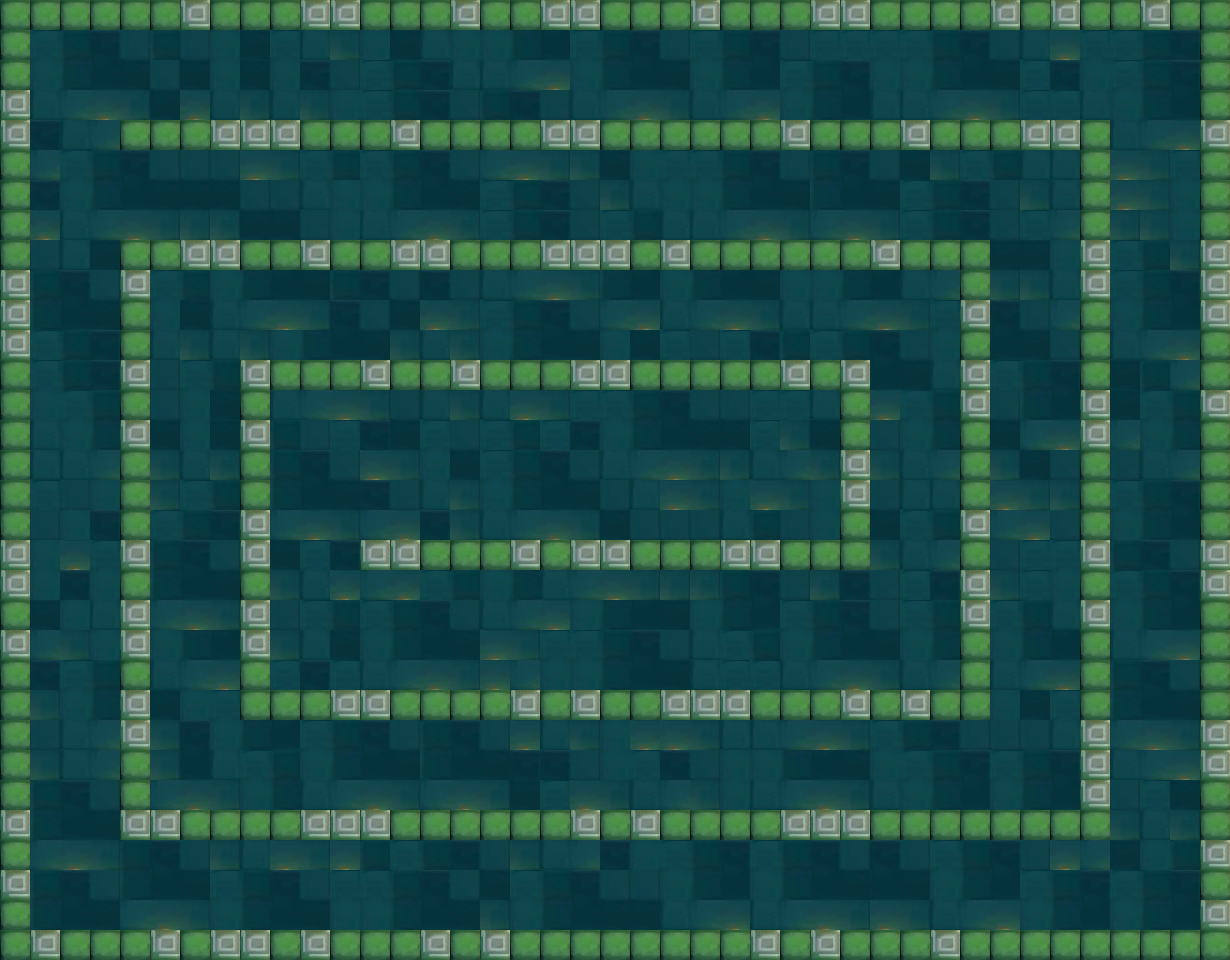

A 2D game scene composited from a Tiled map and its tileset images. What follows is a short description and the map's XML, with each tile layer's data collapsed to a summary:
An orthogonal 41x32 tile map with 30x30 px tiles, 1 tile layer (Слой тайлов 1), 2 tilesets.

<map version="1.5" tiledversion="1.7.2" orientation="orthogonal" renderorder="right-down" width="41" height="32" tilewidth="30" tileheight="30" infinite="0" nextlayerid="2" nextobjectid="1">
 <tileset firstgid="1" source="Наборы тайлов/Пол для третьей локации.tsx" />
 <tileset firstgid="13" source="Наборы тайлов/Стены для третьей локации.tsx" />
 <layer id="1" name="Слой тайлов 1" width="41" height="32">
  <data>[1312 cells, 1312 non-empty, 14 distinct tile ids]</data>
 </layer>
</map>
